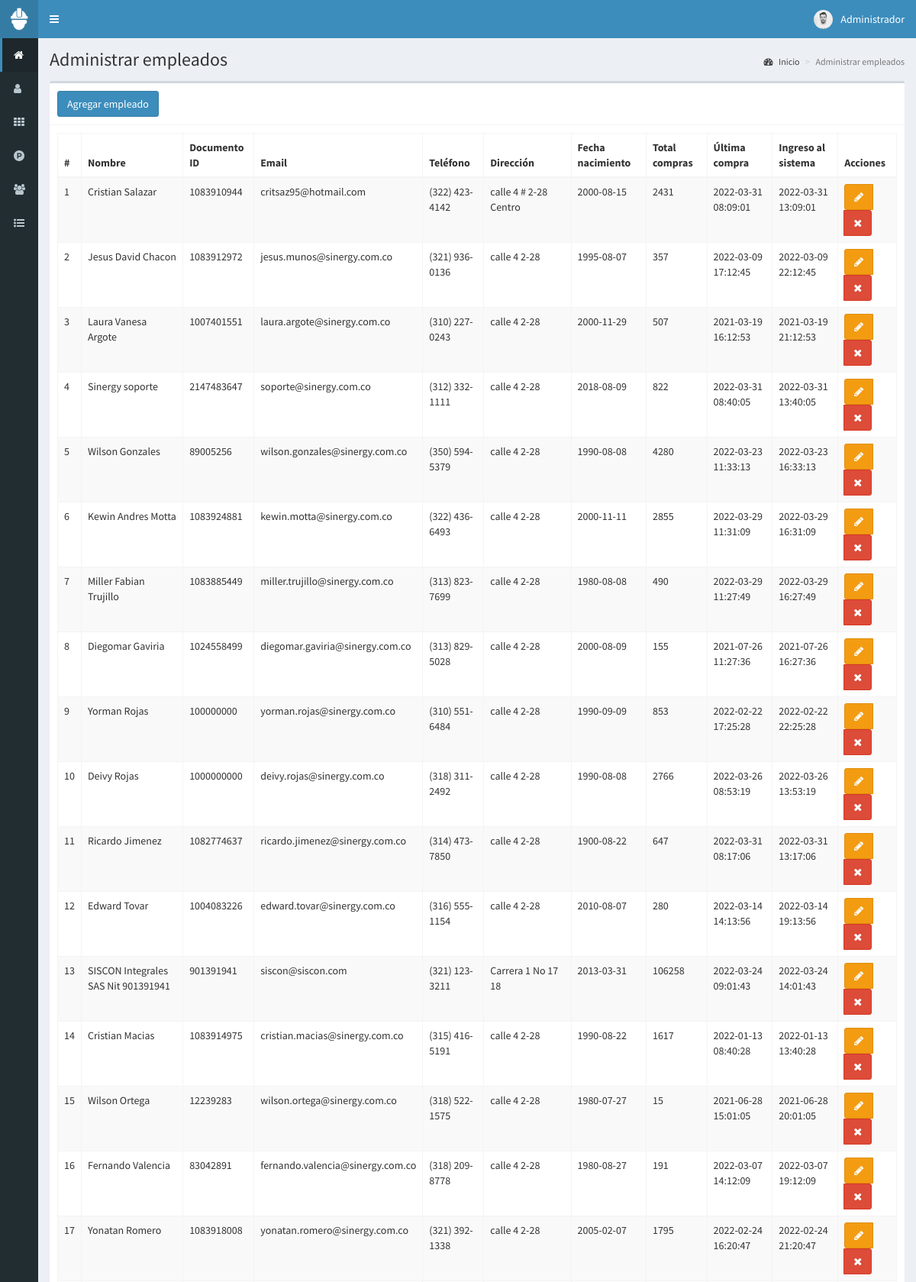
Screenshot of /clientes (signed in, upper part) with the database file from the repository.
### tables this page shows
CREATE TABLE `clientes` (
  `id` int(11) NOT NULL,
  `nombre` text NOT NULL,
  `documento` int(11) NOT NULL,
  `email` text NOT NULL,
  `telefono` text NOT NULL,
  `direccion` text NOT NULL,
  `fecha_nacimiento` date NOT NULL,
  `compras` int(11) NOT NULL,
  `ultima_compra` datetime DEFAULT NULL,
  `fecha` timestamp NOT NULL DEFAULT current_timestamp() ON UPDATE current_timestamp()
);

### controladores/plantilla.controlador.php (called while the page is built)
<?php
class ControladorPlantilla{
	static public function ctrPlantilla(){
		include "vistas/plantilla.php";
	}
}

### index.php (called while the page is built, shortened)
<?php
require_once "controladores/plantilla.controlador.php";
require_once "controladores/usuarios.controlador.php";
require_once "controladores/clientes.controlador.php";
require_once "controladores/ventas.controlador.php";
require_once "modelos/clientes.modelo.php";
$plantilla = new ControladorPlantilla();
$plantilla -> ctrPlantilla();

### controladores/clientes.controlador.php (called while the page is built, shortened)
<?php
class ControladorClientes{
	static public function ctrMostrarClientes($item, $valor){
		$tabla = "clientes";
		$respuesta = ModeloClientes::mdlMostrarClientes($tabla, $item, $valor);
		return $respuesta;
	}
}

### modelos/conexion.php (called while the page is built)
<?php
class Conexion{
	static public function conectar(){
		$link = new PDO("mysql:host=localhost;dbname=pos",
			            "root",
			            "");
		$link->exec("set names utf8");
		return $link;
	}
}

### modelos/clientes.modelo.php (called while the page is built, shortened)
<?php
require_once "conexion.php";
class ModeloClientes{
	static public function mdlMostrarClientes($tabla, $item, $valor){
		if($item != null){
			$stmt = Conexion::conectar()->prepare("SELECT * FROM $tabla WHERE $item = :$item");
			$stmt -> bindParam(":".$item, $valor, PDO::PARAM_STR);
			$stmt -> execute();
			return $stmt -> fetch();
		}else{
			$stmt = Conexion::conectar()->prepare("SELECT * FROM $tabla");
			$stmt -> execute();
			return $stmt -> fetchAll();
		}
	}
}

### vistas/modulos/clientes.php (the view, shortened to what this page needs)
<div class="content-wrapper">
  <section class="content-header">
    <h1>
      Administrar empleados
    </h1>
    <ol class="breadcrumb">
      <li><a href="inicio"><i class="fa fa-dashboard"></i> Inicio</a></li>
      <li class="active">Administrar empleados</li>
    </ol>
  </section>
  <section class="content">
    <div class="box">
      <div class="box-header with-border">
        <button class="btn btn-primary" data-toggle="modal" data-target="#modalAgregarCliente">
          Agregar empleado
        </button>
      </div>
      <div class="box-body">
       <table class="table table-bordered table-striped dt-responsive tablas" width="100%">
        <thead>
         <tr>
           <th style="width:10px">#</th>
           <th>Nombre</th>
           <th>Documento ID</th>
           <th>Email</th>
           <th>Teléfono</th>
           <th>Dirección</th>
           <th>Fecha nacimiento</th>
           <th>Total compras</th>
           <th>Última compra</th>
           <th>Ingreso al sistema</th>
           <th>Acciones</th>
         </tr>
        </thead>
        <tbody>
        <?php
          $item = null;
          $valor = null;
          $clientes = ControladorClientes::ctrMostrarClientes($item, $valor);
          foreach ($clientes as $key => $value) {
            echo '<tr>
                    <td>'.($key+1).'</td>
                    <td>'.$value["nombre"].'</td>
                    <td>'.$value["documento"].'</td>
                    <td>'.$value["email"].'</td>
                    <td>'.$value["telefono"].'</td>
                    <td>'.$value["direccion"].'</td>
                    <td>'.$value["fecha_nacimiento"].'</td>
                    <td>'.$value["compras"].'</td>
                    <td>'.$value["ultima_compra"].'</td>
                    <td>'.$value["fecha"].'</td>
                    <td>
                      <div class="btn-group">
                        <button class="btn btn-warning btnEditarCliente" data-toggle="modal" data-target="#modalEditarCliente" idCliente="'.$value["id"].'"><i class="fa fa-pencil"></i></button>';
                      if($_SESSION["perfil"] == "Administrador"){
                          echo '<button class="btn btn-danger btnEliminarCliente" idCliente="'.$value["id"].'"><i class="fa fa-times"></i></button>';
                      }
                      echo '</div>
                    </td>
                  </tr>';
            }
        ?>
        </tbody>
       </table>
      </div>
    </div>
  </section>
</div>

### rows the page displays
clientes: nombre "Cristian Salazar", documento "1083910944", email "critsaz95@hotmail.com", telefono "(322) 423-4142", direccion "calle 4 # 2-28 Centro", fecha_nacimiento "2000-08-15", compras "2431", ultima_compra "2022-03-31 08:09:01", fecha "2022-03-31 13:09:01"
clientes: nombre "Jesus David Chacon", documento "1083912972", email "jesus.munos@sinergy.com.co", telefono "(321) 936-0136", direccion "calle 4 2-28", fecha_nacimiento "1995-08-07", compras "357", ultima_compra "2022-03-09 17:12:45", fecha "2022-03-09 22:12:45"
clientes: nombre "Laura Vanesa Argote", documento "1007401551", email "laura.argote@sinergy.com.co", telefono "(310) 227-0243", direccion "calle 4 2-28", fecha_nacimiento "2000-11-29", compras "507", ultima_compra "2021-03-19 16:12:53", fecha "2021-03-19 21:12:53"
clientes: nombre "Sinergy soporte", documento "2147483647", email "soporte@sinergy.com.co", telefono "(312) 332-1111", direccion "calle 4 2-28", fecha_nacimiento "2018-08-09", compras "822", ultima_compra "2022-03-31 08:40:05", fecha "2022-03-31 13:40:05"
clientes: nombre "Wilson Gonzales", documento "89005256", email "wilson.gonzales@sinergy.com.co", telefono "(350) 594-5379", direccion "calle 4 2-28", fecha_nacimiento "1990-08-08", compras "4280", ultima_compra "2022-03-23 11:33:13", fecha "2022-03-23 16:33:13"
clientes: nombre "Kewin Andres Motta", documento "1083924881", email "kewin.motta@sinergy.com.co", telefono "(322) 436-6493", direccion "calle 4 2-28", fecha_nacimiento "2000-11-11", compras "2855", ultima_compra "2022-03-29 11:31:09", fecha "2022-03-29 16:31:09"
clientes: nombre "Miller Fabian Trujillo", documento "1083885449", email "miller.trujillo@sinergy.com.co", telefono "(313) 823-7699", direccion "calle 4 2-28", fecha_nacimiento "1980-08-08", compras "490", ultima_compra "2022-03-29 11:27:49", fecha "2022-03-29 16:27:49"
clientes: nombre "Diegomar Gaviria", documento "1024558499", email "diegomar.gaviria@sinergy.com.co", telefono "(313) 829-5028", direccion "calle 4 2-28", fecha_nacimiento "2000-08-09", compras "155", ultima_compra "2021-07-26 11:27:36", fecha "2021-07-26 16:27:36"
clientes: nombre "Yorman Rojas", documento "100000000", email "yorman.rojas@sinergy.com.co", telefono "(310) 551-6484", direccion "calle 4 2-28", fecha_nacimiento "1990-09-09", compras "853", ultima_compra "2022-02-22 17:25:28", fecha "2022-02-22 22:25:28"
clientes: nombre "Deivy Rojas", documento "1000000000", email "deivy.rojas@sinergy.com.co", telefono "(318) 311-2492", direccion "calle 4 2-28", fecha_nacimiento "1990-08-08", compras "2766", ultima_compra "2022-03-26 08:53:19", fecha "2022-03-26 13:53:19"
clientes: nombre "Ricardo Jimenez", documento "1082774637", email "ricardo.jimenez@sinergy.com.co", telefono "(314) 473-7850", direccion "calle 4 2-28", fecha_nacimiento "1900-08-22", compras "647", ultima_compra "2022-03-31 08:17:06", fecha "2022-03-31 13:17:06"
clientes: nombre "Edward Tovar", documento "1004083226", email "edward.tovar@sinergy.com.co", telefono "(316) 555-1154", direccion "calle 4 2-28", fecha_nacimiento "2010-08-07", compras "280", ultima_compra "2022-03-14 14:13:56", fecha "2022-03-14 19:13:56"
clientes: nombre "SISCON Integrales SAS Nit 901391941", documento "901391941", email "siscon@siscon.com", telefono "(321) 123-3211", direccion "Carrera 1 No 17 18", fecha_nacimiento "2013-03-31", compras "106258", ultima_compra "2022-03-24 09:01:43", fecha "2022-03-24 14:01:43"
clientes: nombre "Cristian Macias", documento "1083914975", email "cristian.macias@sinergy.com.co", telefono "(315) 416-5191", direccion "calle 4 2-28", fecha_nacimiento "1990-08-22", compras "1617", ultima_compra "2022-01-13 08:40:28", fecha "2022-01-13 13:40:28"
clientes: nombre "Wilson Ortega", documento "12239283", email "wilson.ortega@sinergy.com.co", telefono "(318) 522-1575", direccion "calle 4 2-28", fecha_nacimiento "1980-07-27", compras "15", ultima_compra "2021-06-28 15:01:05", fecha "2021-06-28 20:01:05"
clientes: nombre "Fernando Valencia", documento "83042891", email "fernando.valencia@sinergy.com.co", telefono "(318) 209-8778", direccion "calle 4 2-28", fecha_nacimiento "1980-08-27", compras "191", ultima_compra "2022-03-07 14:12:09", fecha "2022-03-07 19:12:09"
clientes: nombre "Yonatan Romero", documento "1083918008", email "yonatan.romero@sinergy.com.co", telefono "(321) 392-1338", direccion "calle 4 2-28", fecha_nacimiento "2005-02-07", compras "1795", ultima_compra "2022-02-24 16:20:47", fecha "2022-02-24 21:20:47"

### other values shown
$_SESSION["nombre"] "Administrador"
